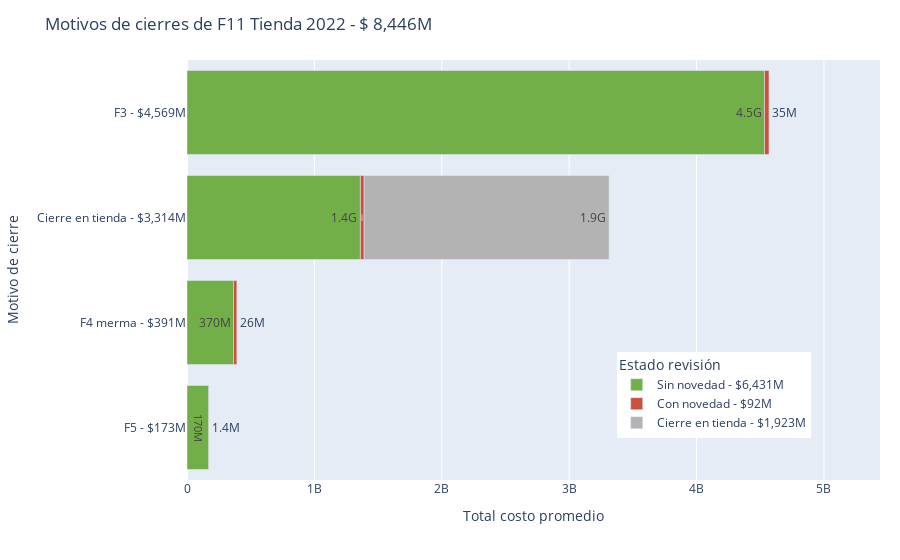

Write notebook code for a chart like this one.
### Code cell
fig_con_total = px.bar(con_tienda, orientation='h', y ='status_final', x='costo_total', title= f"Motivos de cierres de F11 Tienda 2022 - $ {total_tienda/1e6:,.0f}M", 
labels={ 'costo_total':'Total costo promedio', 'status_final':'Motivo de cierre', 'rev':'Estado revisión'}, text='costo_total',text_auto='.2s', 
color_discrete_sequence=[ 'rgb(115, 175, 72)','rgb(204, 80, 62)','rgb(179, 179, 179)' ], color ='rev', category_orders=co_tienda ) 
fig_con_total.update_layout(legend=dict(yanchor="bottom", y=0.1, xanchor="right", x=0.9))
fig_con_total.update_layout(margin_r=20, margin_t=60)
fig_con_total.update_xaxes(range = [0,con_tienda['costo_total'].max() + con_tienda['costo_total'].max() * 0.2], constrain = 'domain')
fig_con_total.write_image(f'output/{dt_string}_con_tienda.svg',width=900, height=400, engine='orca') # 820 , 350 
fig_con_total.show()

### Figure 1 — Plotly figure (JSON) as saved in the notebook; plotly's stock layout.template omitted (floating-point values rounded to 4 significant figures)
{"data": [{"alignmentgroup": "True", "hovertemplate": "Estado revisión=Sin novedad - $6,431M<br>Total costo promedio=%{text}<br>Motivo de cierre=%{y}<extra></extra>", "legendgroup": "Sin novedad - $6,431M", "marker": {"color": "rgb(115, 175, 72)", "pattern": {"shape": ""}}, "name": "Sin novedad - $6,431M", "offsetgroup": "Sin novedad - $6,431M", "orientation": "h", "showlegend": true, "text": [4533000000.0, 1361000000.0, 365400000.0, 171100000.0], "textposition": "auto", "texttemplate": "%{x:.2s}", "type": "bar", "x": [4533000000.0, 1361000000.0, 365400000.0, 171100000.0], "xaxis": "x", "y": ["F3 - $4,569M", "Cierre en tienda - $3,314M", "F4 merma - $391M", "F5 - $173M"], "yaxis": "y"}, {"alignmentgroup": "True", "hovertemplate": "Estado revisión=Con novedad - $92M<br>Total costo promedio=%{text}<br>Motivo de cierre=%{y}<extra></extra>", "legendgroup": "Con novedad - $92M", "marker": {"color": "rgb(204, 80, 62)", "pattern": {"shape": ""}}, "name": "Con novedad - $92M", "offsetgroup": "Con novedad - $92M", "orientation": "h", "showlegend": true, "text": [35110000.0, 29410000.0, 25820000.0, 1429000.0], "textposition": "auto", "texttemplate": "%{x:.2s}", "type": "bar", "x": [35110000.0, 29410000.0, 25820000.0, 1429000.0], "xaxis": "x", "y": ["F3 - $4,569M", "Cierre en tienda - $3,314M", "F4 merma - $391M", "F5 - $173M"], "yaxis": "y"}, {"alignmentgroup": "True", "hovertemplate": "Estado revisión=Cierre en tienda - $1,923M<br>Total costo promedio=%{text}<br>Motivo de cierre=%{y}<extra></extra>", "legendgroup": "Cierre en tienda - $1,923M", "marker": {"color": "rgb(179, 179, 179)", "pattern": {"shape": ""}}, "name": "Cierre en tienda - $1,923M", "offsetgroup": "Cierre en tienda - $1,923M", "orientation": "h", "showlegend": true, "text": [1923000000.0], "textposition": "auto", "texttemplate": "%{x:.2s}", "type": "bar", "x": [1923000000.0], "xaxis": "x", "y": ["Cierre en tienda - $3,314M"], "yaxis": "y"}], "layout": {"barmode": "relative", "legend": {"title": {"text": "Estado revisión"}, "tracegroupgap": 0, "x": 0.9, "xanchor": "right", "y": 0.1, "yanchor": "bottom"}, "margin": {"r": 20, "t": 60}, "title": {"text": "Motivos de cierres de F11 Tienda 2022 - $ 8,446M"}, "xaxis": {"anchor": "y", "constrain": "domain", "domain": [0, 1], "range": [0, 5440000000.0], "title": {"text": "Total costo promedio"}}, "yaxis": {"anchor": "x", "categoryarray": ["F5 - $173M", "F4 merma - $391M", "Cierre en tienda - $3,314M", "F3 - $4,569M"], "categoryorder": "array", "domain": [0, 1], "title": {"text": "Motivo de cierre"}}}}
